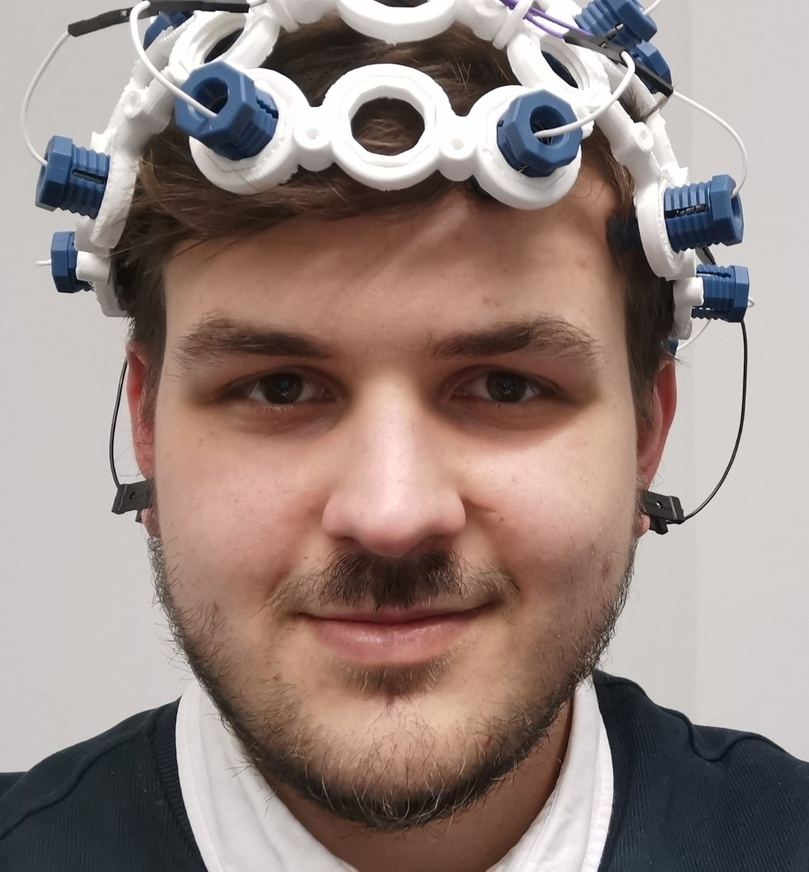
#> input picture nas/testimage.jpg, 809 x 872 px, shrunk from 1225 x 1321 before the run
$ python -i stimulicreator.py   (imports and definitions only)
#> lines starting #> are read from the running program, lines starting #| are printed output that depends on the picture; after the words box and inside, x2 and y2 are one past the last pixel; in counts of white or black regions, pixels touching at a corner belong together
import cv2
import base64
import os
import nas.main as main_file


class StimuliCreator(object):
    """
        Class used to obtain stimulus from image of user.
        Stimulus is image saved encoded as base64.

        Attributes
        ----------
        path : str
            path to image

        Methods
        -------
        create()
            Creates and set stimulus.

        get_status()
            Gets status of operation for error handling.

        get_face_b64()
            Get image encoded as base64.
    """

    def __init__(self, path):
        self.image_path = path
        self.face_b64 = None
        self.status = False
        self.create()

    # noinspection PyBroadException
    def create(self):
        """
            Find face in image and save it.
        """

        tmp_image_path = os.path.join(os.path.dirname(main_file.__file__), "db", "tmp", 'processed_photo.jpg')

        try:
            image = cv2.imread(self.image_path)
#> image is the input picture: shape (872, 809, 3); mean B, G, R 129.2, 134.7, 151.8
            image = cv2.cvtColor(image, cv2.COLOR_RGB2GRAY)
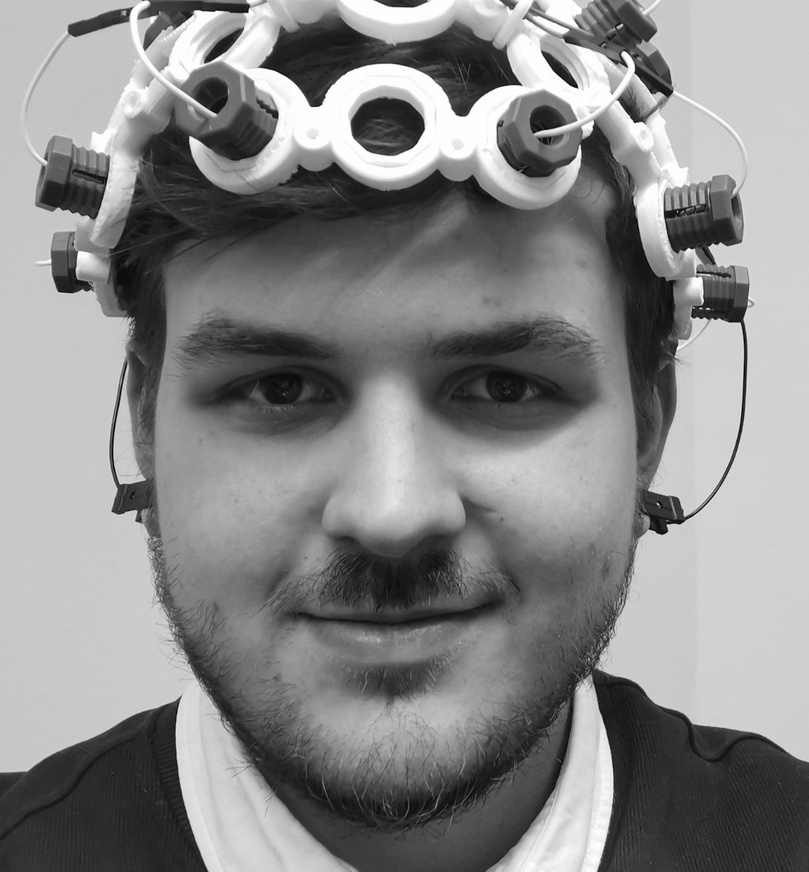
#> image: shape (872, 809); min 1, max 255, mean 135.1
            face_cascade = cv2.CascadeClassifier(cv2.data.haarcascades + "haarcascade_frontalface_default.xml")
            faces = face_cascade.detectMultiScale(image, 1.1, 4)
#> faces = [[77, 146, 628, 628]]

            for (x, y, w, h) in faces:
                cv2.rectangle(image, (x, y), (x + w, y + h), (0, 0, 255), 2)
                faces = image[y:y + h, x:x + w]
#> this loop made 1 pass
#> pass 1, in create, `faces = image[y:y + h, x:x + w]`:
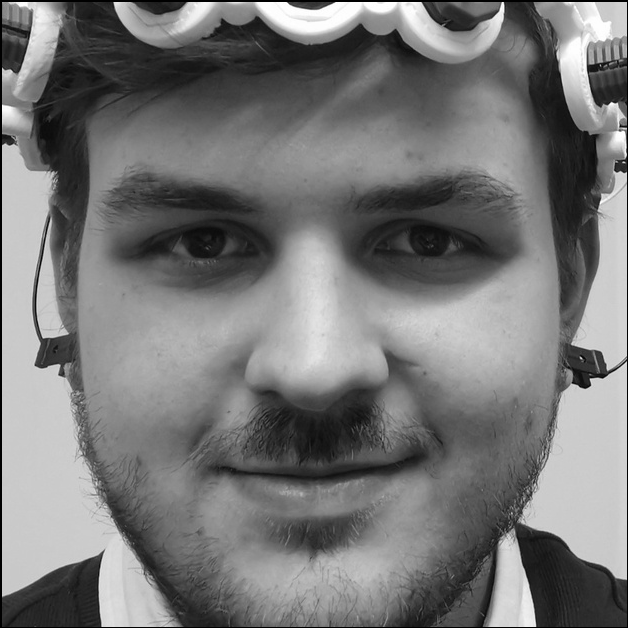
#> faces: shape (628, 628); min 0, max 255, mean 118.7
#> after the loop:
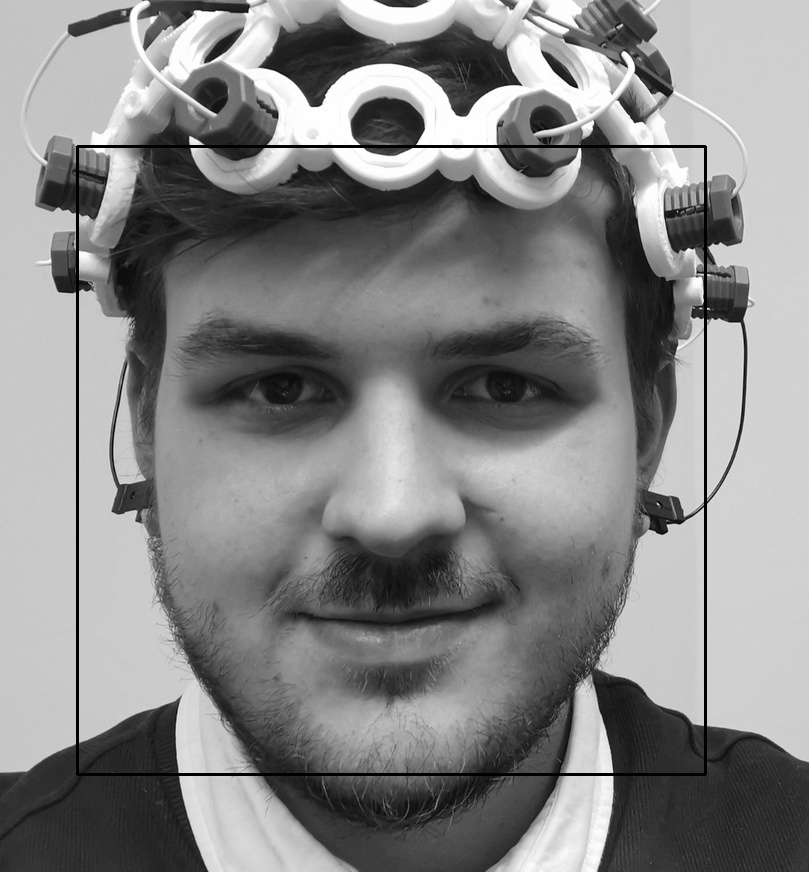
#> image: shape (872, 809); 1.07% of pixels changed, all inside (x1, y1, x2, y2) = (76, 145, 707, 776)

            cv2.imwrite(tmp_image_path, faces)

            img = cv2.imread(tmp_image_path)
#> img: shape (628, 628, 3); min 0, max 255, mean 118.7
            _, im_arr = cv2.imencode('.jpg', img)
            im_bytes = im_arr.tobytes()
            im_b64 = base64.b64encode(im_bytes)
            self.face_b64 = im_b64
            self.status = True
        except:
            self.status = False

    def get_status(self):
        """
            Get status of operation.
        """
        return self.status

    def get_face_b64(self):
        """
            Get image encoded as base64.
        """
        return self.face_b64

>>> result = StimuliCreator('../testimage.jpg').create()
#> the loop in create (call 2), `for (x, y, w, h) in faces:` made 1 pass
